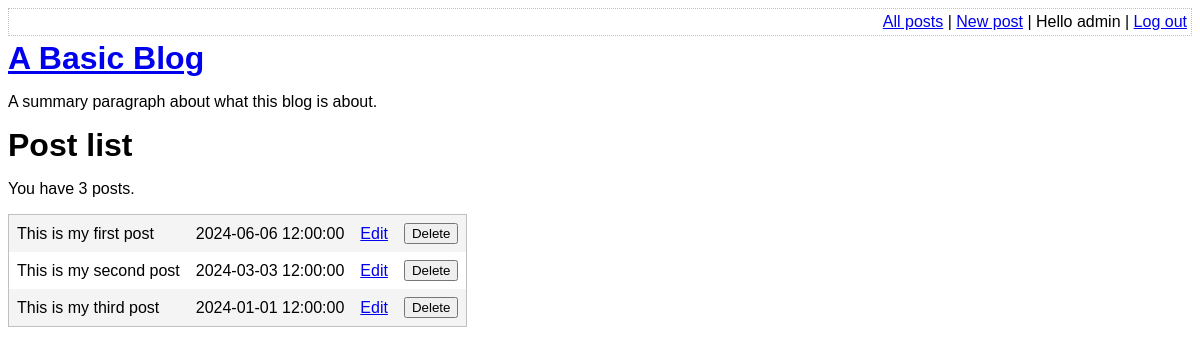
/list-posts.php (signed in), run on the app's committed database.
### tables this page shows
CREATE TABLE post (
        id INT PRIMARY KEY AUTO_INCREMENT NOT NULL,
        title VARCHAR(255) NOT NULL,
        body TEXT NOT NULL,
        user_id INTEGER NOT NULL,
        created_at TIMESTAMP NOT NULL DEFAULT CURRENT_TIMESTAMP,
        updated_at DATETIME DEFAULT CURRENT_TIMESTAMP ON UPDATE CURRENT_TIMESTAMP,
        FOREIGN KEY (user_id) REFERENCES user(id) ON DELETE CASCADE
);

### lib/common.php (called while the page is built, shortened)
<?php
function htmlEscape($html)
{
    return htmlspecialchars($html, ENT_HTML5, "UTF-8");
}
function getAllPosts(PDO $pdo)
{
    $stmt = $pdo->query(
        "SELECT id, title, created_at, body
        FROM post
        ORDER BY created_at DESC"
    );
    return $stmt->fetchAll(PDO::FETCH_ASSOC);
}

### list-posts.php (the view, shortened to what this page needs)
<?php
require_once "lib/common.php";
$pdo = getPDO();
$posts = getAllPosts($pdo);
?>
<!DOCTYPE html>
<html lang="en">
    <head>
        <?php require "partials/head.php" ?>
    </head>
    <body>
        <header>
            <?php require "partials/header.php" ?>
        </header>
        <main>
            <h1>Post list</h1>
            <p>You have <?= count($posts) ?> posts.</p>
            <form method="post">
                <table id="post-list">
                    <tbody>
                        <?php foreach ($posts as $post): ?>
                            <tr>
                                <td>
                                    <?= htmlEscape($post["title"]) ?>
                                </td>
                                <td>
                                    <?= htmlEscape($post["created_at"]) ?>
                                </td>
                                <td>
                                    <a href="edit-post.php?post_id=<?= $post["id"] ?>">Edit</a>
                                </td>
                                <td>
                                    <input
                                        type="submit"
                                        name="delete-post[<?= $post["id"]?>]"
                                        value="Delete"
                                    />
                                </td>
                            </tr>
                        <?php endforeach; ?>
                    </tbody>
                </table>
            </form>
        </main>
    </body>
</html>

### stylesheets/stylesheet.css (style rules this page uses)
h1, h2, h3 { margin-top: 0; margin-bottom: 8px; }
body { font-family: sans-serif; }
#post-list { border-collapse: collapse; border: 1px solid silver; }
#post-list td { padding: 8px; }
#post-list tbody tr:nth-child(odd) { background-color: #f4f4f4; }

### data on the page
post: title "This is my first post", created_at "2024-06-06 12:00:00"
post: title "This is my second post", created_at "2024-03-03 12:00:00"
post: title "This is my third post", created_at "2024-01-01 12:00:00"

### other printed values
htmlEscape(getAuthUser()) "admin"
count($posts) "3"
